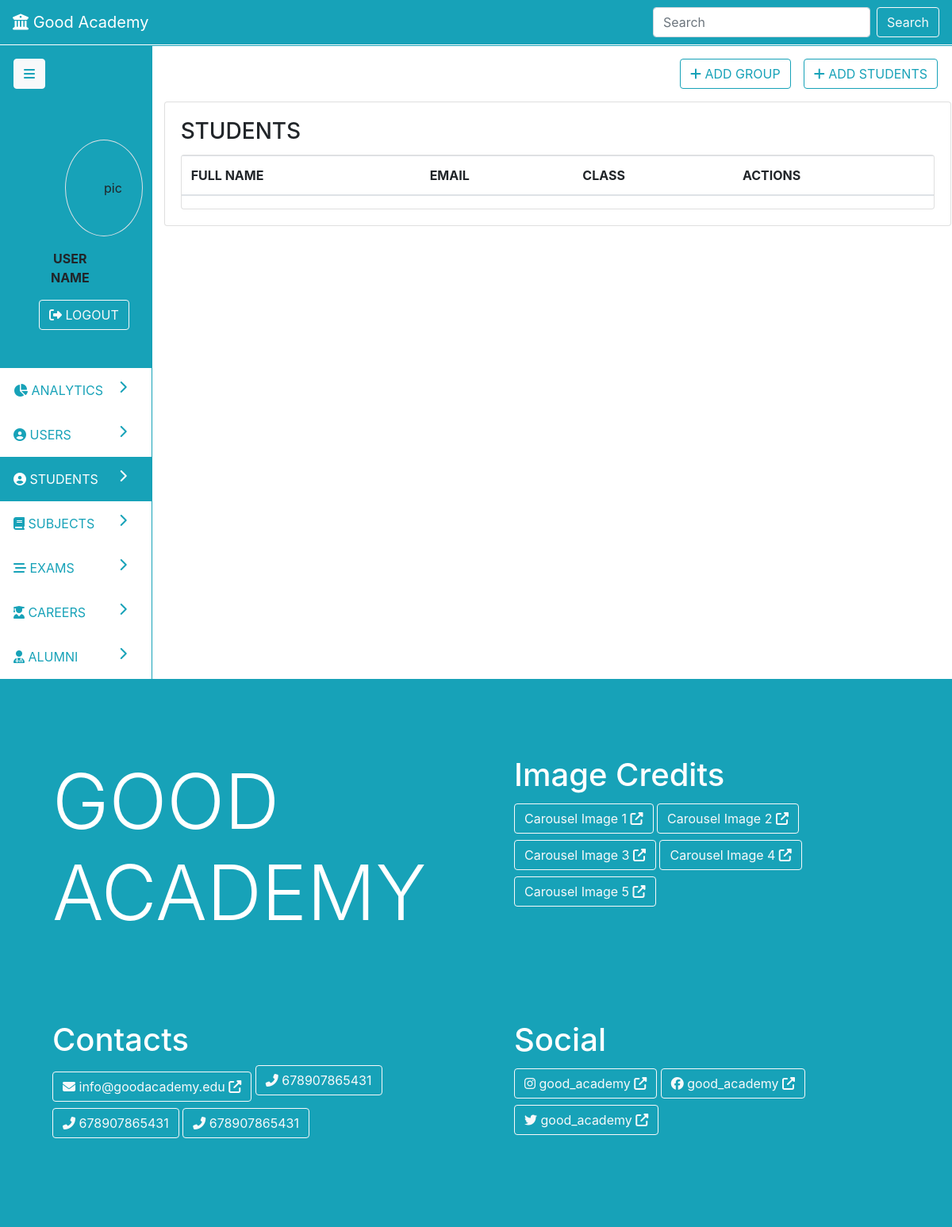
Before: /students with the older database file.
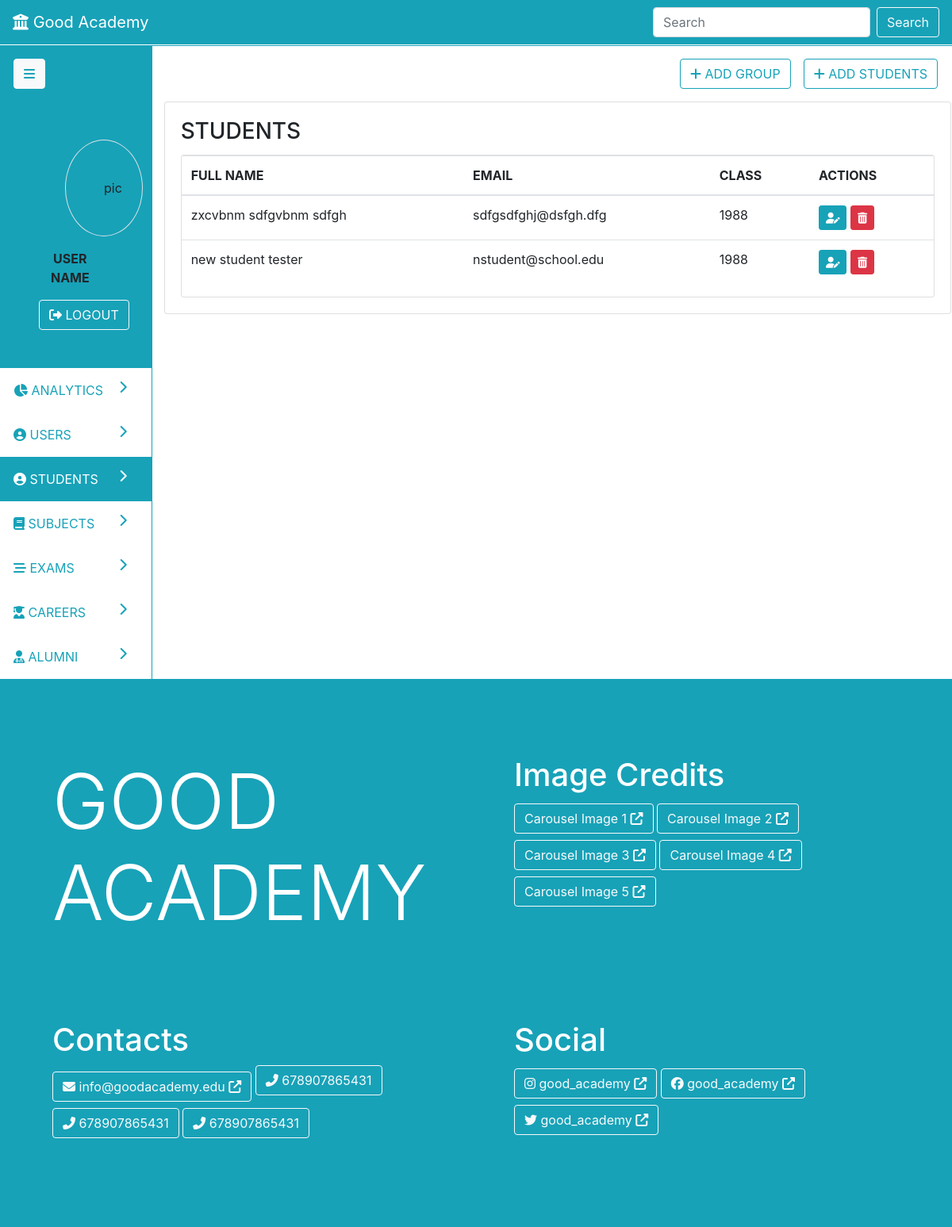
After: the same page with the newer database file.
### parent/models.py (models this page shows, shortened)
class Student(db.Model):
	id = db.Column(db.Integer, primary_key=True)
	first_name = db.Column(db.String(19), nullable=False)
	middle_name = db.Column(db.String(19), nullable=False)
	last_name = db.Column(db.String(19), nullable=False)
	email = db.Column(db.String(19), unique=True, nullable=False)
	scores = db.relationship('Score', backref='student', lazy=True)
	careers = db.relationship('Career', backref='student', lazy=True)
	group_id = db.Column(db.Integer, db.ForeignKey('group.id'), nullable=False)
	password = db.Column(db.String(119), nullable=False)

class Group(db.Model):
	id = db.Column(db.Integer, primary_key=True)
	name = db.Column(db.String(19), nullable=False)
	students = db.relationship('Student', backref='group', lazy=True)
	exams = db.relationship('Exam', backref='group', lazy=True)

### parent/routes.py (the view)
@app.route('/students', methods=['POST', 'GET'])
def students():
	students = Student.query.all()
	return render_template('admin/students.html', nav='dash', page='students', students=students, action='read')

### parent/templates/admin/students.html (shortened to what this page needs)
{% extends 'admin-dash.html' %}
{% block pagedata %}
{% if action=='create' %}
<div class="row">
	<div class="col p-3">
		<a class="btn float-right btn-outline-info mr-3" href="{{ url_for('students') }}"><i class="fas fa-list"></i> VIEW STUDENTS</a>
		<a class="btn float-right btn-outline-info mr-3" href="{{ url_for('create_group') }}"><i class="fas fa-plus"></i> ADD GROUP</a>
	</div>
</div>
<div class="card p-3">
	<div class="card-body text-primary">
		<h1 class="card-title text-info">Register New Student</h1>
	</div>
	<form class="card" method="post">
		{{ form.hidden_tag() }}
		<div class="card-body">
			<div class="alert alert-info">
				<i class="fas fa-info-circle"></i> The default password for new accounts is 'welcome'
			</div>
			<fieldset>
				<div class="form-group">
					{{ form.first_name.label(class='form-control-label') }}
					{% if form.first_name.errors %}
						{{ form.first_name(class='form-control is-invalid')}}
						<div class="invalid-feedback">
							{% for error in form.first_name.errors %}
								<span>{{ error }}</span>
							{% endfor %}
						</div>
					{% else%}
						{{ form.first_name(class='form-control') }}
					{% endif %}
				</div>
				<div class="form-group">
					{{ form.middle_name.label(class='form-control-label') }}
					{% if form.middle_name.errors %}
						{{ form.middle_name(class='form-control is-invalid')}}
						<div class="invalid-feedback">
							{% for error in form.middle_name.errors %}
								<span>{{ error }}</span>
							{% endfor %}
						</div>
					{% else%}
						{{ form.middle_name(class='form-control') }}
					{% endif %}
				</div>
				<div class="form-group">
					{{ form.last_name.label(class='form-control-label') }}
					{% if form.last_name.errors %}
						{{ form.last_name(class='form-control is-invalid')}}
						<div class="invalid-feedback">
							{% for error in form.last_name.errors %}
								<span>{{ error }}</span>
							{% endfor %}
						</div>
					{% else%}
						{{ form.last_name(class='form-control') }}
					{% endif %}
				</div>
				<div class="form-group">
					{{ form.email.label(class='form-control-label') }}
					{% if form.email.errors %}
						{{ form.email(class='form-control is-invalid')}}
						<div class="invalid-feedback">
							{% for error in form.email.errors %}
								<span>{{ error }}</span>
							{% endfor %}
						</div>
					{% else%}
						{{ form.email(class='form-control') }}
					{% endif %}
				</div>
			</fieldset>
			<div>
				{{ form.submit(class='btn btn-info')}}
			</div>
			</div>
		</div>
	</form>
</div>
{% elif action=='read' %}
<div class="row">
	<div class="col p-3">
		<a class="btn float-right btn-outline-info mr-3" href="{{ url_for('create_student') }}"><i class="fas fa-plus"></i> ADD STUDENTS</a>
		<a class="btn float-right btn-outline-info mr-3" href="{{ url_for('students') }}"><i class="fas fa-plus"></i> ADD GROUP</a>
	</div>
</div>
<div class="card">
	<div class="card-body">
		<h3 class="card-title">STUDENTS</h3>
		<div class="card">
			<div class="table-responsive">
				<table class="table table-hover">
					<thead>
						<tr>
							<th>FULL NAME</th><th>EMAIL</th><th>CLASS</th><th>ACTIONS</th>
						</tr>
					</thead>
					<tbody>
						{% for student in students %}
						<tr>
							<td>{% print(student.first_name) %} {% print(student.middle_name) %} {% print(student.last_name) %}</td>
							<td>{% print(student.email) %}</td>
							<td>{% print(student.group.name) %}</td>
							<td>
								<a href="#" class="btn btn-sm btn-info" data-toggle="tooltip" data-placement="top" title="EDIT"><i class="fas fa-user-edit"></i></a>
								<a href="#" class="btn btn-sm btn-danger" data-toggle="tooltip" data-placement="top" title="DELETE"><i class="fas fa-trash-alt"></i></a>
							</td>
						</tr>
						{% endfor %}
					</tbody>
				</table>
			</div>
		</div>
	</div>
</div>
{% endif %}
{% endblock %}

Changed rows visible on the page:
added Student: first_name "zxcvbnm", middle_name "sdfgvbnm", last_name "sdfgh", email "sdfgsdfghj@dsfgh.dfg"
added Group: name "1988"
added Student: first_name "new", middle_name "student", last_name "tester", email "nstudent@school.edu"
